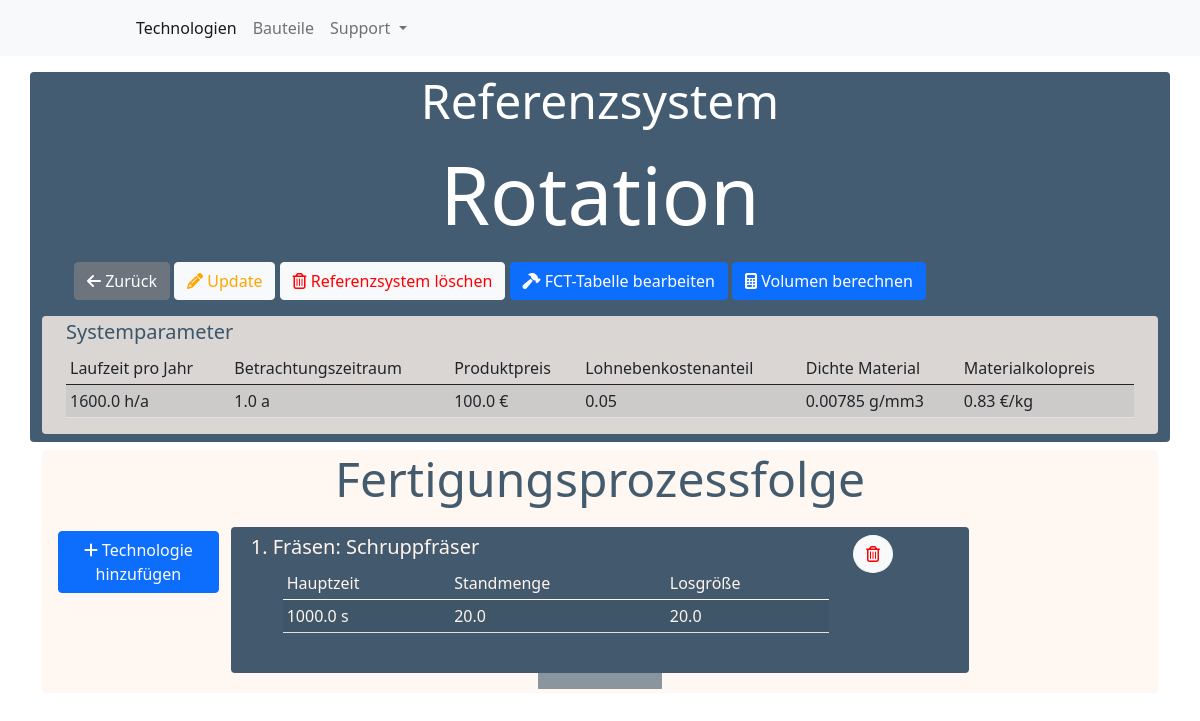
Screenshot of /reference/36/ with the database file from the repository.
### main/models.py (models this page shows, shortened)
class ReferenceSystem(models.Model):
    name = CharField(max_length=255)
    technologies = ManyToManyField(
        Tool, through='FctMembership')
    laufzeit_jahr = FloatField()
    betrachtungszeitraum = FloatField()
    produktpreis = FloatField()
    lohnnebenkostenanteil = FloatField()
    dichte = FloatField()
    kilopreis = FloatField()

class FctMembership(models.Model):
    reference = ForeignKey(ReferenceSystem, on_delete=models.CASCADE)
    tool = ForeignKey(Tool, on_delete=models.CASCADE)
    position = PositiveIntegerField(default=1)
    input_volume = FloatField(null=True)
    output_volume = FloatField(null=True)
    difference_volume = FloatField(null=True)
    hauptzeit = FloatField()
    standmenge = FloatField()
    losgroesse = FloatField()

class Tool(models.Model):
    name = CharField(max_length=255)
    technology = ForeignKey(Technology, on_delete=models.CASCADE)
    verteilzeit = FloatField()
    ruestzeit = FloatField()
    erholungszeit = FloatField()
    werkzeugwechselzeit = FloatField()
    werkstueckwechselzeit = FloatField()
    betriebsstoffkosten = FloatField()
    werkzeugpreis = FloatField()

class Technology(models.Model):
    name = models.CharField(max_length=255)
    restfertigungsgemeinkosten = FloatField()
    anschaffungswert = FloatField()
    verkaufserlös = FloatField()
    abschreibungsdauer = FloatField()
    platzbedarf = FloatField()
    mittlere_leistung = FloatField()
    instandhaltungsfaktor = FloatField()
    quadratmeterpreis = FloatField()
    strompreis = FloatField()
    zinsatz = FloatField()
    stundenlohn = FloatField()
    fertigungsmittelanzahl = FloatField()
    bediehnverhaeltnis = FloatField()

### main/views.py (the view)
# urls.py: path('reference/<int:pk>/', views.ReferenceDetail.as_view(),
class ReferenceDetail(DetailView):
    model = ReferenceSystem
    template_name = 'main/reference/detail.html'
    def get_context_data(self, **kwargs: Any) -> Dict[str, Any]:
        context = super().get_context_data(**kwargs)
        fea = Feature.objects.filter(
            item__reference_id=self.kwargs.get('pk'))
        tech = FctMembership.objects.filter(
            reference=self.kwargs.get('pk'))
        length = 0
        for f in fea:
            length += len(f.featureattribute_set.all())
        context['features'] = fea
        if tech:
            show_get_volume = True
        else:
            show_get_volume = False
        for t in tech:
            if length != len(t.fctattribute_set.all()):
                show_get_volume = False
        context['technologies'] = tech
        context['show'] = show_get_volume
        ref = Item.objects.filter(compare_reference=self.kwargs.get('pk'))
        if ref:
            context['add_to_fct'] = ref[0].feature_set.filter(
                add_to_fct=True).all()
        return context

### main/templates/main/reference/detail.html (shortened to what this page needs)
{% extends "base.html" %}{% load static %}
{% block content %}
<div class="container mt-3">
  <div class="row">
    <div class="header mb-2">
      <p class="display-5 text-center">Referenzsystem</p>
      <p class='display-1 text-center'>
        {{object.name}}
      </p>
      <ul>
        <a class="w-20 btn btn-secondary mt-1" href="{% url 'referencemodel-list' %}"><i class="fas fa-arrow-left"></i>
          Zurück</a>
        <a class="w-20 btn btn-light mt-1" style="color: orange;" href="{% url 'referencemodel-update' object.id %}"><i
            class="fas fa-pencil-alt"></i></i> Update</a></li>
        <a class="w-20 btn btn-light mt-1" style="color: red;" href="{% url 'referencemodel-delete' object.id %}"><i
            class="far fa-trash-alt"></i> Referenzsystem löschen</a></li>
        {% if object.item %}
        <a class="w-20 btn btn-primary mt-1"
          href="{% url 'fct-table' object.id object.item.feature_set.first.featureattribute_set.first.id %}"><i
            class="fas fa-hammer"></i> FCT-Tabelle
          bearbeiten</a>
        {% if show %}
        <a class="w-20 btn btn-primary mt-1" href="{% url 'fct-volume' object.id %}"><i class="fas fa-calculator"></i>
          Volumen berechnen</a>
        {% endif %}
        {% else %}
        <a class="w-20 btn btn-success mt-1" href="{% url 'refupload' object.id %}"><i
            class="fas fa-cloud-upload-alt"></i>
          Referenzbauteil hochladen</a>
        {% endif %}
      </ul>
      <div class="container mb-2" style="background-color:rgb(255, 245, 238, 0.8) ;border-radius: 4px;
          color: rgba(21, 52, 78, 0.8);">
        <h5 class="pt-1">
          Systemparameter
        </h5>
        <div class="table-responsive">
          <table class="table table-striped table-hover table-sm">
            <thead>
              <tr>
                <td scope="col">Laufzeit pro Jahr</td>
                <td scope="col">Betrachtungszeitraum</td>
                <td scope="col">Produktpreis</td>
                <td scope="col">Lohnebenkostenanteil</td>
                <td scope="col">Dichte Material</td>
                <td scope="col">Materialkolopreis</td>
              </tr>
            </thead>
            <tbody>
              <td>{{object.laufzeit_jahr}} h/a</td>
              <td>{{object.betrachtungszeitraum}} a</td>
              <td>{{object.produktpreis}} €</td>
              <td>{{object.lohnnebenkostenanteil}}</td>
              <td>{{object.dichte}} g/mm3</td>
              <td>{{object.kilopreis}} €/kg</td>
            </tbody>
          </table>
        </div>
      </div>
    </div>
  </div>
  <div class="container" style="background-color:rgb(255, 245, 238, 0.8) ;border-radius: 4px;
  color: rgba(21, 52, 78, 0.8);">
    <div class="row">
      <div class="col">
        <p class="display-5 text-center">
          Fertigungsprozessfolge
        </p>
      </div>
    </div>
    <div class="row p-1">
      <div class="col">
        <a class="w-20 btn btn-primary mt-1" href="{% url 'reference-technology' object.id %}"><i
            class="fas fa-plus"></i>
          Technologie hinzufügen</a>
      </div>
      <div class="col-8">
        {% for technology in technologies %}
        <div class="row p-2" style="background-color: rgba(21, 52, 78, 0.8);border-radius: 4px;">
          <div class="col-10">
            <h5 style="color: seashell;">{{technology.position}}. {{technology.tool.technology.name}}:
              {{technology.tool.name}}</h5>
            <ul>
              <div class="table-responsive">
                <table class="table table-striped table-hover table-sm" style="color: seashell;">
                  <thead>
                    <tr>
                      <td scope="col">Hauptzeit</td>
                      <td scope="col">Standmenge</td>
                      <td scope="col">Losgröße</td>
                    </tr>
                  </thead>
                  <tbody>
                    <td style="color: seashell;">{{technology.hauptzeit}} s</td>
                    <td style="color: seashell;">{{technology.standmenge}}</td>
                    <td style="color: seashell;">{{technology.losgroesse}}</td>
                  </tbody>
                </table>
              </div>
            </ul>
          </div>
          <div class="col">
            <a class="btn btn-light rounded-circle hover"
              href="{% url 'reference-technology-delete' pk=technology.id ref=object.id %}"><i class="far fa-trash-alt"
                style="color: red;"></i>
            </a>
          </div>
        </div>
        <div class="row">
          <div class="col-md-2 offset-md-5" style="background-color: rgba(21, 52, 78, 0.5);">
          </div>
        </div>
        {% endfor %}
      </div>
      <div class="col">
      </div>
    </div>
  </div>
</div>
{% endblock %}

### main/static/main/main.css (style rules this page uses)
.header { background-color: rgba(21, 52, 78, 0.8); border-radius: 4px; color: rgb(255, 255, 255); }

### main/templates/base.html (style rules this page uses)
body { background: url("/static/main/Bild0.png") no-repeat center center fixed; -webkit-background-size: cover; -moz-background-size: cover; -o-background-size: cover; background-size: cover; min-height: 100%; }

### rows the page displays
ReferenceSystem: name "Rotation", laufzeit_jahr "1600.0", betrachtungszeitraum "1.0", produktpreis "100.0", lohnnebenkostenanteil "0.05", dichte "0.00785", kilopreis "0.83"
FctMembership: position "1", tool.technology.name "Fräsen", tool.name "Schruppfräser", hauptzeit "1000.0", standmenge "20.0", losgroesse "20.0"
